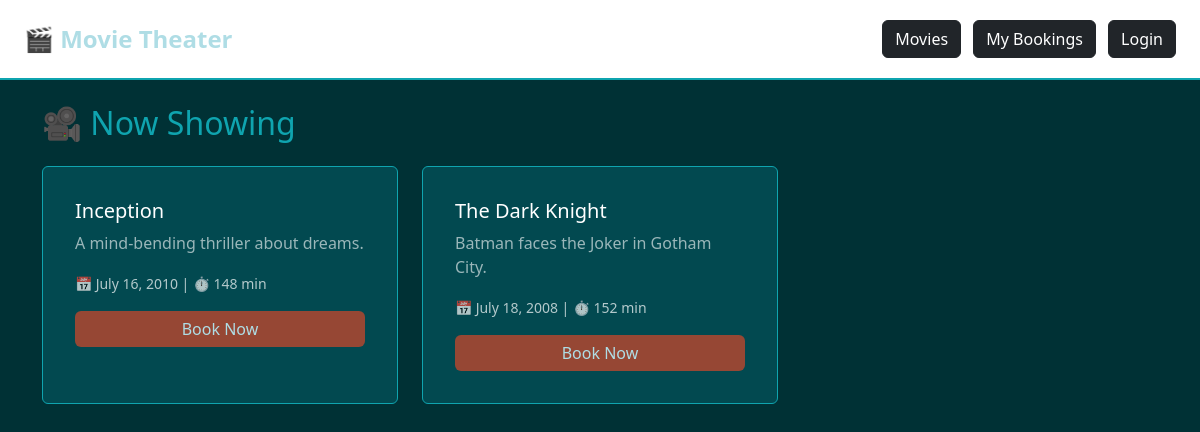
The page / on the database its author committed.
### bookings/models.py (models this page shows, shortened)
class Movie(models.Model):
    title = models.CharField(max_length=200)
    description = models.TextField()
    release_date = models.DateField()
    duration = models.IntegerField(help_text="Time in minutes")

### bookings/views.py (the view)
# urls.py: path('', views.movie_list, name='movie_list'),
def movie_list(request):
    movies = Movie.objects.all()
    return render(request, 'bookings/movie_list.html', {'movies': movies})

### bookings/templates/bookings/movie_list.html (shortened to what this page needs)
{% extends 'bookings/base.html' %}
{% block content %}
<h2 class="mb-4">🎥 Now Showing</h2>
<div class="row">
    {% for movie in movies %}
    <div class="col-md-4 mb-4">
        <div class="card h-100 p-3">
            <div class="card-body">
                <h5 class="card-title">{{ movie.title }}</h5>
                <p class="card-text text-secondary">{{ movie.description }}</p>
                <p class="card-text"><small>📅 {{ movie.release_date }} | ⏱ {{ movie.duration }} min</small></p>
                <a href="{% url 'book_seat' movie.id %}" class="btn btn-primary w-100">Book Now</a>
            </div>
        </div>
    </div>
    {% empty %}
    <p class="text-secondary">No movies available right now.</p>
    {% endfor %}
</div>
{% endblock %}

### bookings/templates/bookings/base.html (style rules this page uses)
body { background-color: #003135; color: #ffffff; }
.card { background-color: #024950; border: 1px solid #0FA4AF; color: #ffffff; }
.card-text { color: #ffffff; }
.text-secondary { color: #ffffff !important; opacity: 0.6; }
.btn-primary { background-color: #964734; border: none; color: #AFDDE5; }
h2 { color: #0FA4AF; }
small { color: #ffffff; opacity: 0.7; }

### rows shown on the page
Movie: title "Inception", description "A mind-bending thriller about dreams.", release_date "July 16, 2010", duration "148"
Movie: title "The Dark Knight", description "Batman faces the Joker in Gotham City.", release_date "July 18, 2008", duration "152"
